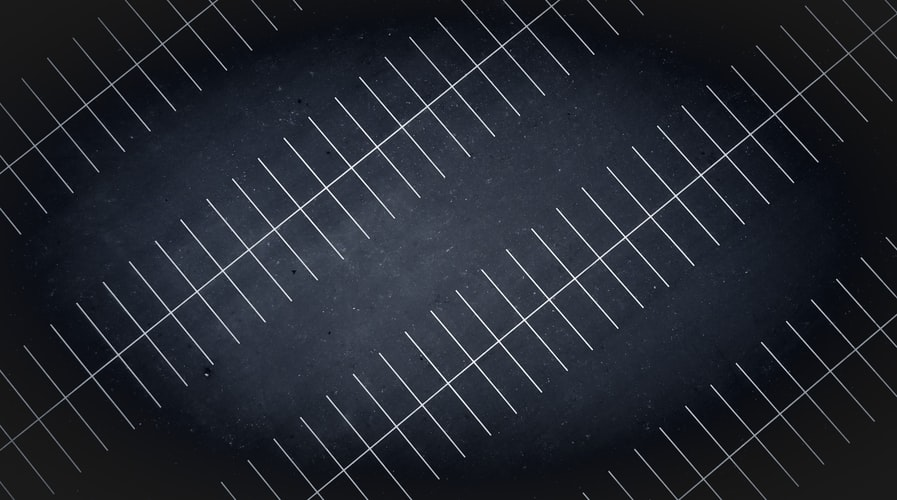
#> input picture photo-1493780758133-e5cfb0d00354.jpeg, 897 x 500 px
$ jupyter execute 'Line detection with Hough transformation.ipynb'   (shell and % lines are left out)
#> lines starting #> are read from the running program, lines starting #| are printed output that depends on the picture
## improt required modules and read image

[cell 1]
import numpy as np
import matplotlib.pyplot as plt
import cv2

# Read image using cv2.imread function

image = cv2.imread('photo-1493780758133-e5cfb0d00354.jpeg')
#> image is the input picture: shape (500, 897, 3); mean B, G, R 45.8, 37.3, 33.4
plt.imshow(image)

## Convert this image into Rgb color space bacuse opencv read image in BGR format by default

[cell 2]
image = cv2.cvtColor(image, cv2.COLOR_BGR2RGB)

plt.imshow(image)

## Convert this Rgb image into Gray scale

[cell 3]
gray = cv2.cvtColor(image, cv2.COLOR_RGB2GRAY)
plt.imshow(gray, cmap='gray')

## Now apply Canny filter in order to obtain edges from this image

[cell 4]
# define thresh hold values it can be varry according to image
low_threshold = 90
high_threshold = 190
edges = cv2.Canny(gray, low_threshold, high_threshold)
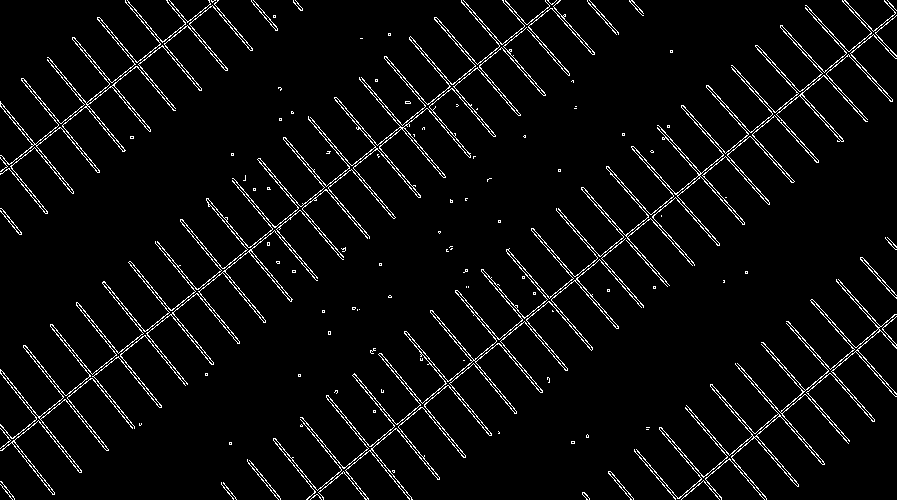
#> edges: shape (500, 897); 4.4% white in thin lines or dots

plt.imshow(edges, cmap='gray')

## Define the Hough transform parameters

[cell 5]
rho = 1
# rho stands for Distance resolution of the accumulator in pixels
theta = np.pi/180
# theta is angle resolution of the accumulator in radians
threshold = 40
# Only those lines are returned that get enough threshold
minLineLength = 20
# maxLineGap Maximum allowed gap between points on the same line to link them.
maxLineGap = 10
# Maximum allowed gap between points on the same line to link them.

line_image = np.copy(image) #creating an image copy to draw lines on

# Run Hough on the edge-detected image
lines = cv2.HoughLinesP(edges, rho, theta, threshold, np.array([]),
                        minLineLength, maxLineGap)
#> lines = 205 rows, first 6: [8, 442, 376, 144], [275, 231, 560, 0], [2, 450, 320, 193], [686, 405, 765, 496], [250, 247, 552, 3], [756, 130, 892, 19]
# here lines are cordinates of line that are obtained from Hough Transform
print("Total number of detected lines are :",len(lines))
#| Total number of detected lines are : 205
print("Coordinates of first Line :", lines[0])
#| Coordinates of first Line : [[  8 442 376 144]]

## Draw these lines on Original image

[cell 6]
# Iterate over the output "lines" and draw lines on the rgb image
for line in lines:
    for x1,y1,x2,y2 in line:
        cv2.line(line_image,(x1,y1),(x2,y2),(255,0,0),5)
#> this loop made 205 passes
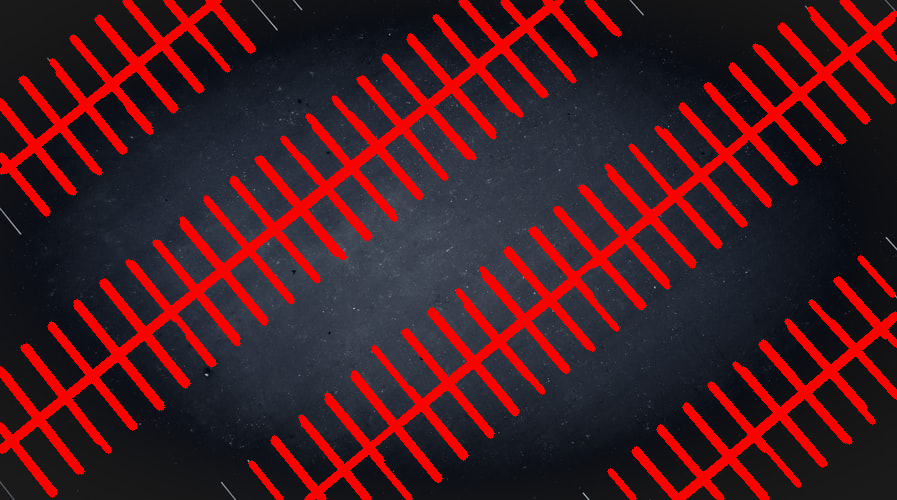
#> line_image: shape (500, 897, 3); mean R, G, B 72, 26.2, 33.2

plt.imshow(line_image)

## Now save this output image using matplotlib

[cell 7]
plt.imsave("output_image.jpg",line_image)
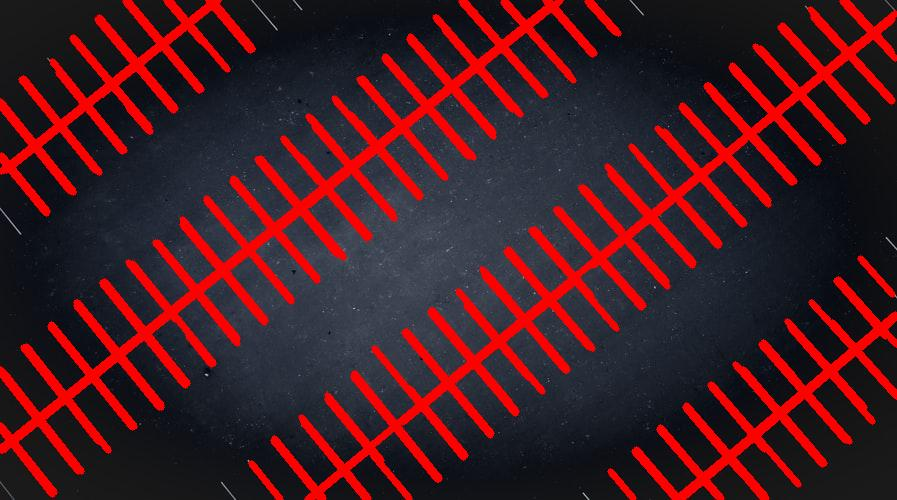
#> saved as output_image.jpg: shape (500, 897, 3); mean R, G, B 70.9, 26.9, 33.7
